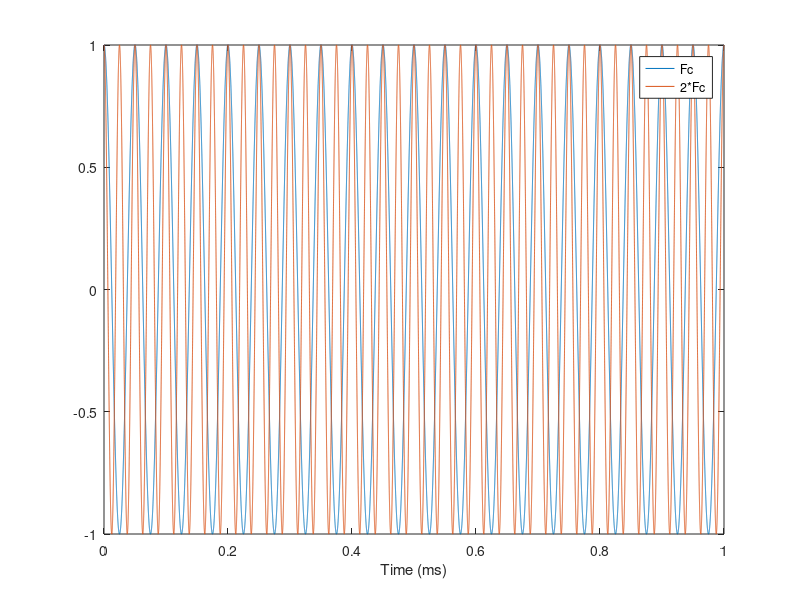

The MATLAB script that drew this image: (Note: this script raises an error after producing the figure.)
% upConvTest
clc
clear all
close all
M = 8;              % Modulation order
k = log2(M);        % Bits/symbol
n = 1e3;            % Transmitted bits
nSamp = 4;          % Samples per symbol
span = 6;           % Filter span in symbols
rolloff = 0.25;     % Rolloff factor
Fs =  1e3;          % Sampling rate
Fc = 20e3;          % Center frequency
nHold = 20*nSamp;   % Width of rectangular wave
intpF = 20;         % Interpolation factor
x = randi([0 M-1],n,1); % Random bits
data = kron(x, ones(nHold,1));
t = linspace(0, 1/Fs, length(data))';
LO1 = cos(2*pi*Fc*t); 
LO2 = cos(2*2*pi*Fc*t); 
l1 = plot(t*1e3, LO1);
hold on
l2 = plot(t*1e3, LO2);
xlabel('Time (ms)')
hold off
legend([l1, l2],{'Fc','2*Fc'})
x = LO1.*LO2;
pwelch(x,[],[],[],4*Fc,'centered')
